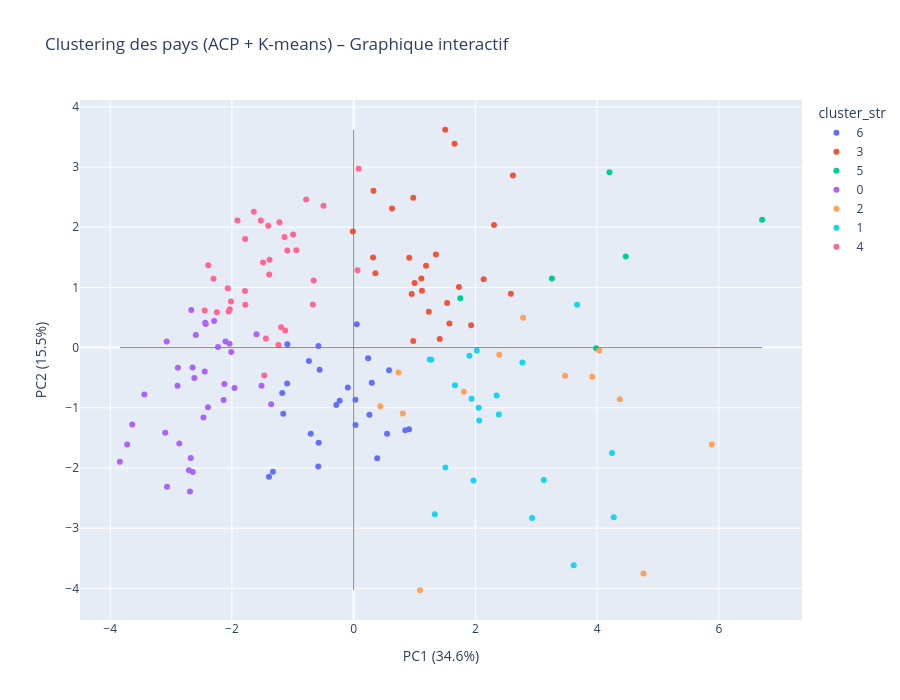

The code cell stored with this chart in its notebook:
### Code cell
fig = px.scatter(
    donnees_acp,
    x="PC1",
    y="PC2",
    color="cluster_str",
    hover_name="Country",
    hover_data={"PC1":":.2f", "PC2":":.2f"},
    title="Clustering des pays (ACP + K-means) – Graphique interactif"
)

# Ajout des lignes verticales/horizontales
fig.add_shape(type="line", x0=0, y0=donnees_acp["PC2"].min(),
              x1=0, y1=donnees_acp["PC2"].max(),
              line=dict(color="grey", width=1))

fig.add_shape(type="line", x0=donnees_acp["PC1"].min(), y0=0,
              x1=donnees_acp["PC1"].max(), y1=0,
              line=dict(color="grey", width=1))

fig.update_layout(
    width=900,
    height=700,
    xaxis_title=f"PC1 ({pca.explained_variance_ratio_[0]*100:.1f}%)",
    yaxis_title=f"PC2 ({pca.explained_variance_ratio_[1]*100:.1f}%)",
)

fig.show()

### Figure 1 — Plotly figure (JSON) as saved in the notebook; plotly's stock layout.template omitted (floating-point values rounded to 4 significant figures)
{"data": [{"hovertemplate": "<b>%{hovertext}</b><br><br>cluster_str=6<br>PC1=%{x:.2f}<br>PC2=%{y:.2f}<extra></extra>", "hovertext": ["Bosnia and Herzegovina", "Indonesia", "Iran, Islamic Rep.", "Egypt, Arab Rep.", "El Salvador", "Thailand", "South Africa", "Turkiye", "Viet Nam", "China", "Nicaragua", "Morocco", "Mexico", "Moldova", "Lebanon", "Guatemala", "Honduras", "Algeria", "Colombia", "Ecuador", "Tunisia", "Jordan", "Azerbaijan", "Suriname", "Libya", "Venezuela, RB"], "legendgroup": "6", "marker": {"color": "#636efa", "symbol": "circle"}, "mode": "markers", "name": "6", "orientation": "v", "showlegend": true, "type": "scatter", "x": [0.5815, -1.173, -0.5823, -1.157, 0.2975, -0.2303, 0.3859, 0.9108, -0.7354, -1.326, 0.02812, -0.5799, 0.5487, 0.02935, -0.5748, -0.09638, -0.2851, -1.089, 0.8478, 0.259, -0.5591, 0.2373, -1.093, 0.05018, -1.391, -0.7056], "xaxis": "x", "y": [-0.3753, -0.7531, -1.976, -1.098, -0.5831, -0.8832, -1.838, -1.356, -0.2202, -2.064, -0.8661, 0.02583, -1.43, -1.287, -1.581, -0.6627, -0.9537, 0.0546, -1.372, -1.114, -0.3663, -0.1785, -0.5973, 0.3888, -2.146, -1.429], "yaxis": "y"}, {"hovertemplate": "<b>%{hovertext}</b><br><br>cluster_str=3<br>PC1=%{x:.2f}<br>PC2=%{y:.2f}<extra></extra>", "hovertext": ["Switzerland", "Korea, Rep.", "Croatia", "United Kingdom", "Finland", "France", "Denmark", "Costa Rica", "Czechia", "United Arab Emirates", "Norway", "Sweden", "Portugal", "Iceland", "Italy", "Luxembourg", "Greece", "Spain", "Germany", "Cyprus", "Malta", "Kuwait", "Austria", "Bahamas, The", "Hong Kong SAR, China", "Qatar"], "legendgroup": "3", "marker": {"color": "#EF553B", "symbol": "circle"}, "mode": "markers", "name": "3", "orientation": "v", "showlegend": true, "type": "scatter", "x": [0.9786, 0.9136, 1.235, 1.573, 1.73, 1.415, 2.583, 1.535, 1.122, 0.3251, 2.617, 1.189, 2.136, 2.306, 0.953, 1.505, 0.9785, 1.93, 1.112, 1.001, 0.6303, 0.3567, 1.351, 0.3189, -0.01253, 1.658], "xaxis": "x", "y": [2.489, 1.494, 0.5939, 0.3987, 1.008, 0.1441, 0.8966, 0.7431, 0.9457, 2.607, 2.858, 1.359, 1.136, 2.039, 0.8921, 3.62, 0.111, 0.3716, 1.148, 1.074, 2.311, 1.237, 1.549, 1.497, 1.93, 3.389], "yaxis": "y"}, {"hovertemplate": "<b>%{hovertext}</b><br><br>cluster_str=5<br>PC1=%{x:.2f}<br>PC2=%{y:.2f}<extra></extra>", "hovertext": ["Belgium", "Slovenia", "Netherlands", "Ireland", "Estonia", "Slovak Republic"], "legendgroup": "5", "marker": {"color": "#00cc96", "symbol": "circle"}, "mode": "markers", "name": "5", "orientation": "v", "showlegend": true, "type": "scatter", "x": [4.47, 3.258, 6.712, 4.203, 3.984, 1.752], "xaxis": "x", "y": [1.515, 1.149, 2.122, 2.913, -0.0114, 0.822], "yaxis": "y"}, {"hovertemplate": "<b>%{hovertext}</b><br><br>cluster_str=0<br>PC1=%{x:.2f}<br>PC2=%{y:.2f}<extra></extra>", "hovertext": ["Cameroon", "Kyrgyz Republic", "Sri Lanka", "India", "Tajikistan", "Philippines", "Armenia", "Bangladesh", "Cote d'Ivoire", "Mozambique", "Congo, Dem. Rep.", "Nigeria", "Pakistan", "Kenya", "Iraq", "Guinea", "Syrian Arab Republic", "Uganda", "Burkina Faso", "Angola", "Afghanistan", "Tanzania", "Zimbabwe", "Madagascar", "Malawi", "Haiti", "Ethiopia", "Guinea-Bissau", "Nepal", "Liberia", "Comoros", "Myanmar", "Papua New Guinea", "Niger"], "legendgroup": "0", "marker": {"color": "#ab63fa", "symbol": "circle"}, "mode": "markers", "name": "0", "orientation": "v", "showlegend": true, "type": "scatter", "x": [-2.394, -2.011, -2.125, -2.643, -1.957, -1.514, -1.597, -2.888, -2.229, -2.469, -3.638, -3.097, -2.707, -2.618, -2.677, -2.447, -3.067, -2.647, -2.865, -2.039, -3.842, -2.438, -2.137, -2.594, -1.356, -2.895, -3.722, -2.431, -2.106, -2.293, -2.667, -2.69, -3.072, -3.439], "xaxis": "x", "y": [-0.9926, -0.0716, -0.6057, -2.068, -0.6696, -0.6352, 0.2226, -0.3352, 0.009999, -1.162, -1.277, -1.415, -2.037, -0.5041, -1.834, -0.3969, -2.311, -0.329, -1.592, 0.06236, -1.898, 0.4146, -0.8687, 0.2114, -0.9402, -0.6351, -1.61, 0.393, 0.1007, 0.4417, 0.6232, -2.389, 0.1009, -0.7786], "yaxis": "y"}, {"hovertemplate": "<b>%{hovertext}</b><br><br>cluster_str=2<br>PC1=%{x:.2f}<br>PC2=%{y:.2f}<extra></extra>", "hovertext": ["Canada", "Latvia", "Lithuania", "Hungary", "Kazakhstan", "Serbia", "Romania", "Australia", "Bulgaria", "Argentina", "Paraguay", "Ukraine", "Uruguay"], "legendgroup": "2", "marker": {"color": "#FFA15A", "symbol": "circle"}, "mode": "markers", "name": "2", "orientation": "v", "showlegend": true, "type": "scatter", "x": [3.92, 4.033, 4.374, 3.474, 0.4381, 0.8072, 2.393, 5.886, 1.81, 4.762, 0.7359, 1.09, 2.785], "xaxis": "x", "y": [-0.4836, -0.04787, -0.8582, -0.4674, -0.9733, -1.093, -0.12, -1.608, -0.7322, -3.754, -0.4133, -4.031, 0.4972], "yaxis": "y"}, {"hovertemplate": "<b>%{hovertext}</b><br><br>cluster_str=1<br>PC1=%{x:.2f}<br>PC2=%{y:.2f}<extra></extra>", "hovertext": ["Chile", "Belarus", "Poland", "Russian Federation", "Dominican Republic", "United States", "Saudi Arabia", "Malaysia", "Mauritius", "Brazil", "Bolivia", "Peru", "New Zealand", "Panama", "Jamaica", "Israel", "Fiji", "Belize", "Trinidad and Tobago", "Barbados"], "legendgroup": "1", "marker": {"color": "#19d3f3", "symbol": "circle"}, "mode": "markers", "name": "1", "orientation": "v", "showlegend": true, "type": "scatter", "x": [1.665, 2.932, 4.245, 1.333, 1.25, 4.273, 1.902, 2.054, 2.023, 3.616, 1.507, 1.969, 3.671, 2.35, 1.938, 3.124, 2.385, 2.063, 1.275, 2.773], "xaxis": "x", "y": [-0.6231, -2.829, -1.75, -2.767, -0.1955, -2.818, -0.1364, -0.9995, -0.04805, -3.616, -1.993, -2.207, 0.7121, -0.7967, -0.8511, -2.201, -1.109, -1.21, -0.2012, -0.2488], "yaxis": "y"}, {"hovertemplate": "<b>%{hovertext}</b><br><br>cluster_str=4<br>PC1=%{x:.2f}<br>PC2=%{y:.2f}<extra></extra>", "hovertext": ["Rwanda", "North Macedonia", "Ghana", "Georgia", "Namibia", "Montenegro", "Mongolia", "Bhutan", "Uzbekistan", "Eswatini", "Grenada", "Botswana", "Antigua and Barbuda", "Albania", "Congo, Rep.", "Zambia", "Oman", "Senegal", "Cambodia", "Bahrain", "Gambia, The", "Samoa", "Sierra Leone", "Lao PDR", "Gabon", "St. Lucia", "Cabo Verde", "Mauritania", "Timor-Leste", "Turkmenistan", "Solomon Islands", "Tonga", "Vanuatu", "St. Vincent and the Grenadines"], "legendgroup": "4", "marker": {"color": "#FF6692", "symbol": "circle"}, "mode": "markers", "name": "4", "orientation": "v", "showlegend": true, "type": "scatter", "x": [-1.469, -1.489, -2.055, -1.126, -0.9421, -1.091, 0.06349, -1.403, -1.236, -2.015, -0.995, 0.08288, -1.526, -0.67, -1.786, -1.78, -0.4967, -1.443, -2.448, -0.6572, -2.069, -1.91, -2.248, -1.383, -1.388, -1.136, -1.22, -2.036, -2.303, -1.192, -2.39, -1.64, -1.783, -0.7806], "xaxis": "x", "y": [-0.4641, 1.413, 0.5987, 0.2851, 1.618, 1.614, 1.286, 2.024, 0.04503, 0.7647, 1.878, 2.973, 2.112, 0.7155, 0.9401, 0.7132, 2.357, 0.1499, 0.6184, 1.116, 0.9881, 2.113, 0.5888, 1.461, 1.216, 1.84, 2.085, 0.6388, 1.144, 0.3392, 1.369, 2.256, 1.804, 2.461], "yaxis": "y"}], "layout": {"height": 700, "legend": {"title": {"text": "cluster_str"}, "tracegroupgap": 0}, "shapes": [{"line": {"color": "grey", "width": 1}, "type": "line", "x0": 0, "x1": 0, "y0": -4.031, "y1": 3.62}, {"line": {"color": "grey", "width": 1}, "type": "line", "x0": -3.842, "x1": 6.712, "y0": 0, "y1": 0}], "title": {"text": "Clustering des pays (ACP + K-means) – Graphique interactif"}, "width": 900, "xaxis": {"anchor": "y", "domain": [0, 1], "title": {"text": "PC1 (34.6%)"}}, "yaxis": {"anchor": "x", "domain": [0, 1], "title": {"text": "PC2 (15.5%)"}}}}
